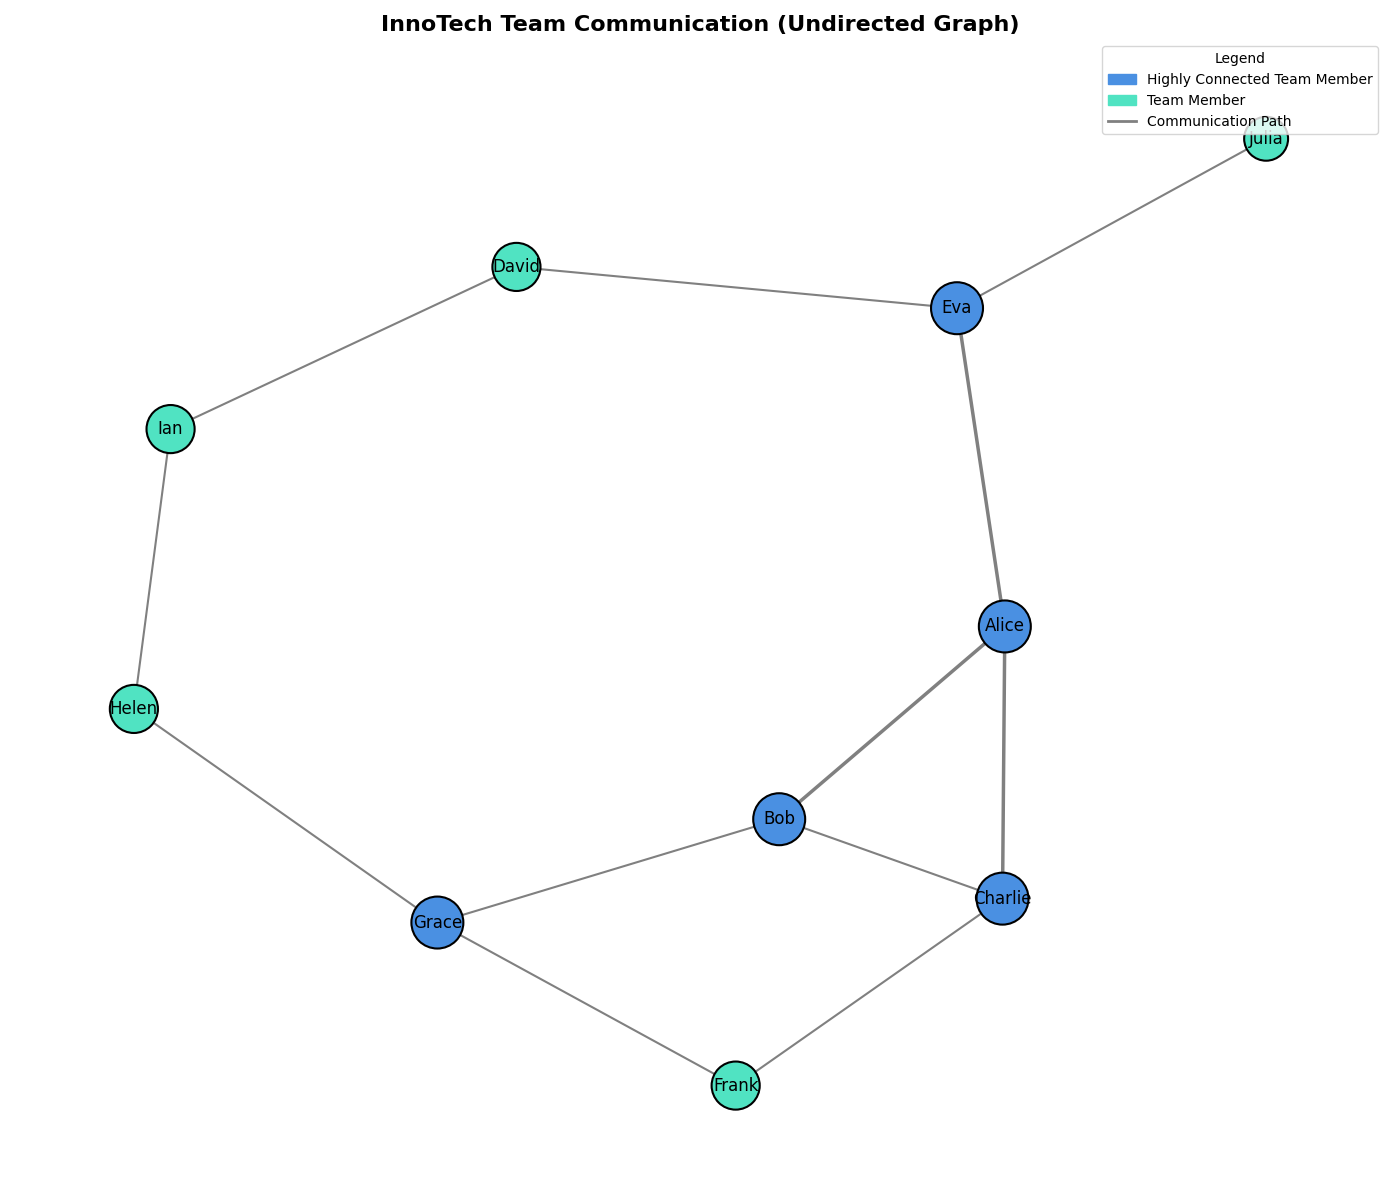

The script that drew this image:
import matplotlib.pyplot as plt
import networkx as nx
import matplotlib.patches as mpatches

# Create an undirected graph
G = nx.Graph()

# Add nodes
members = ['Alice', 'Bob', 'Charlie', 'David', 'Eva', 'Frank', 'Grace', 'Helen', 'Ian', 'Julia']
G.add_nodes_from(members)

# Add edges (undirected connections)
edges = [
    ('Alice', 'Bob'), ('Alice', 'Charlie'), ('Alice', 'Eva'),
    ('Bob', 'Charlie'), ('Bob', 'Grace'),
    ('Charlie', 'Frank'),
    ('David', 'Eva'), ('David', 'Ian'),
    ('Eva', 'Julia'),
    ('Frank', 'Grace'),
    ('Grace', 'Helen'),
    ('Helen', 'Ian')
]
G.add_edges_from(edges)

# Calculate the layout for the nodes
pos = nx.spring_layout(G, seed=42)

# Customize node sizes and colors by degree
node_sizes = [800 + 200 * G.degree(node) for node in G.nodes()]
node_colors = ['#4A90E2' if G.degree(node) > 2 else '#50E3C2' for node in G.nodes()]

plt.figure(figsize=(14, 12))

# Draw nodes with size and color customization
nx.draw_networkx_nodes(G, pos, node_size=node_sizes, node_color=node_colors, edgecolors='black', linewidths=1.5)

# Draw edges
edge_widths = [2.5 if 'Alice' in edge else 1.5 for edge in edges]
nx.draw_networkx_edges(G, pos, edgelist=edges, width=edge_widths, edge_color='gray', style='solid')

# Add labels to the nodes
nx.draw_networkx_labels(G, pos, font_size=12, font_color='black', font_family='sans-serif')

# Customize title and layout
plt.title("InnoTech Team Communication (Undirected Graph)", fontsize=16, fontweight='bold')
plt.axis('off')

# Enhanced legend
team_member_patch = mpatches.Patch(color='#4A90E2', label='Highly Connected Team Member')
other_member_patch = mpatches.Patch(color='#50E3C2', label='Team Member')
edge_patch = plt.Line2D([0], [0], color='gray', lw=2, label='Communication Path')
plt.legend(handles=[team_member_patch, other_member_patch, edge_patch], loc='upper right', fontsize=10, title='Legend')

# Adjust layout
plt.tight_layout()

# Show the plot
plt.show()
